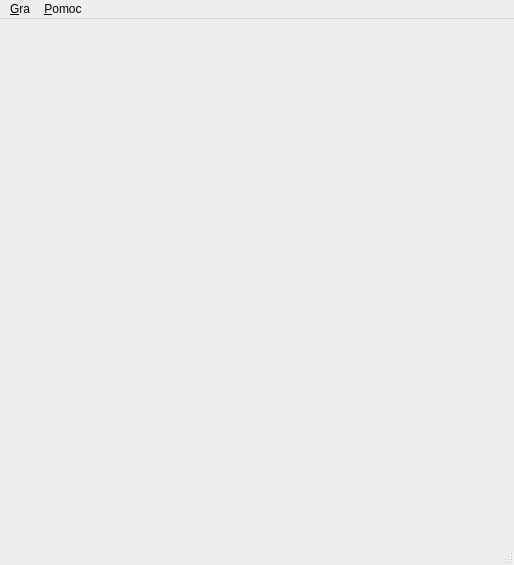
<?xml version="1.0" encoding="UTF-8"?>
<ui version="4.0">
 <class>GameWindow</class>
 <widget class="QMainWindow" name="GameWindow">
  <property name="geometry">
   <rect>
    <x>0</x>
    <y>0</y>
    <width>514</width>
    <height>565</height>
   </rect>
  </property>
  <property name="sizePolicy">
   <sizepolicy hsizetype="Fixed" vsizetype="Fixed">
    <horstretch>0</horstretch>
    <verstretch>0</verstretch>
   </sizepolicy>
  </property>
  <property name="windowTitle">
   <string>Reversi Game</string>
  </property>
  <property name="autoFillBackground">
   <bool>false</bool>
  </property>
  <widget class="QWidget" name="centralWidget">
   <property name="sizePolicy">
    <sizepolicy hsizetype="Preferred" vsizetype="Preferred">
     <horstretch>0</horstretch>
     <verstretch>0</verstretch>
    </sizepolicy>
   </property>
  </widget>
  <widget class="QMenuBar" name="menuBar">
   <property name="geometry">
    <rect>
     <x>0</x>
     <y>0</y>
     <width>514</width>
     <height>25</height>
    </rect>
   </property>
   <widget class="QMenu" name="gameMenu">
    <property name="title">
     <string>&amp;Gra</string>
    </property>
    <addaction name="createNewGame"/>
    <addaction name="separator"/>
    <addaction name="quitGame"/>
   </widget>
   <widget class="QMenu" name="helpMenu">
    <property name="title">
     <string>&amp;Pomoc</string>
    </property>
    <addaction name="getInstructions"/>
   </widget>
   <addaction name="gameMenu"/>
   <addaction name="helpMenu"/>
  </widget>
  <widget class="QStatusBar" name="statusBar"/>
  <action name="createNewGame">
   <property name="text">
    <string>&amp;Nowa</string>
   </property>
  </action>
  <action name="quitGame">
   <property name="text">
    <string>Za&amp;kończ</string>
   </property>
  </action>
  <action name="getInstructions">
   <property name="text">
    <string>&amp;Instrukcja</string>
   </property>
  </action>
 </widget>
 <resources/>
 <connections>
  <connection>
   <sender>quitGame</sender>
   <signal>triggered()</signal>
   <receiver>GameWindow</receiver>
   <slot>close()</slot>
   <hints>
    <hint type="sourcelabel">
     <x>-1</x>
     <y>-1</y>
    </hint>
    <hint type="destinationlabel">
     <x>264</x>
     <y>289</y>
    </hint>
   </hints>
  </connection>
 </connections>
</ui>
